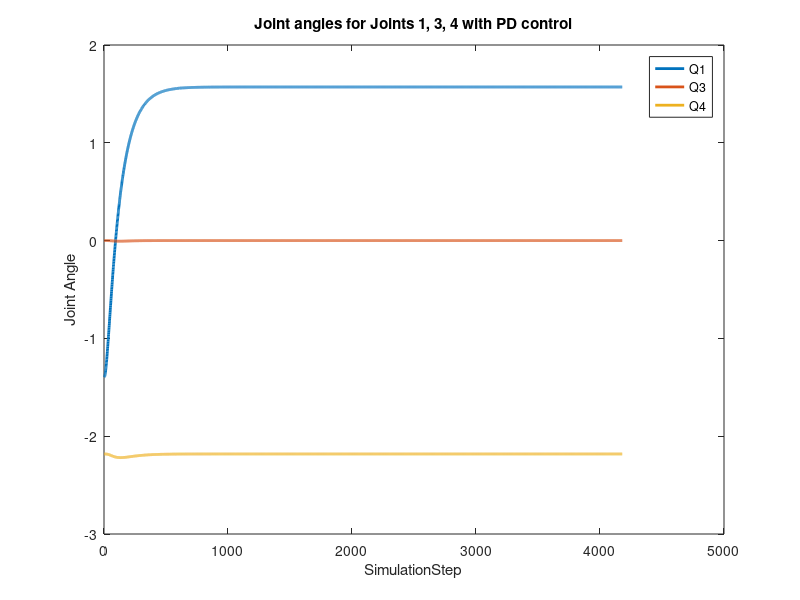

Write MATLAB code to recreate this figure.
%% Plots for Controller 3

load("ctldataAll3.mat");

dims = size(ctldataAll3);
num_trials = mod(dims(2),4) + 1;
ctldata = importdata("controller3.txt", ',');
size_trial = size(ctldata);
hold off;

ctldataAll3 = {ctldataAll3, ctldata};

% figure();
% plot(ctldataAll{end}(:,2), "LineWidth", 2.0);
% hold on;
% plot(ctldataAll{end}(:,3), "LineWidth", 2.0);
% plot(ctldataAll1{end}(:, 4), "LineWidth", 2.0);

plot(ctldataAll3{end}(:,2), "LineWidth", 2.0);
hold on;
plot(ctldataAll3{end}(:,3), "LineWidth", 2.0);
plot(ctldataAll3{end}(:, 4), "LineWidth", 2.0);
xlabel("SimulationStep" );
ylabel("Joint Angle");
title("Joint angles for Joints 1, 3, 4 with PD control");
legend("Q1", "Q3", "Q4");
save("ctldataAll2.mat");

hold off;
